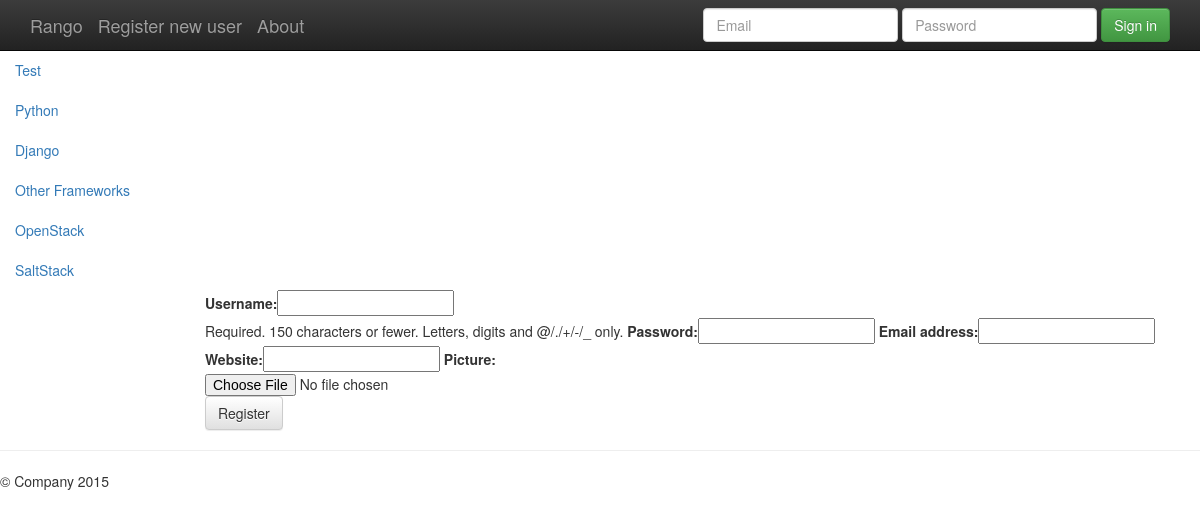
The page /rango/register/ on the database its author committed.
### project_rango/apps/rango/models.py (models this page shows, shortened)
class Category(models.Model):
    name = models.CharField(max_length=128, unique=True)
    views = models.IntegerField(default=0)
    likes = models.IntegerField(default=0)
    slug = models.SlugField(unique=True)

### project_rango/apps/rango/views.py (the view)
def register(request):
    registered = False
    if request.method == 'POST':
        userform = UserForm(request.POST)
        userprofileform = UserProfileForm(request.POST)
        if userform.is_valid() and userprofileform.is_valid():
            user = userform.save()
            user.set_password(user.password)
            user.save()
            profile = userprofileform.save(commit=False)
            profile.user = user
            if 'picture' in request.FILES:
                profile.picture = request.FILES['picture']
            profile.save()
            registered = True
        else:
            print(userform.errors)
            print(userprofileform.errors)
    else:
        userform = UserForm()
        userprofileform = UserProfileForm()
    context_dict = {
        'registered': registered,
        'userform': userform,
        'userprofileform': userprofileform,
    }
    return render(request, 'register.html', context_dict)

### project_rango/apps/rango/forms.py
class UserForm(forms.ModelForm):
    password = forms.CharField(widget=forms.PasswordInput())
    class Meta:
        model = User
        fields = ('username', 'password', 'email',)

class UserProfileForm(forms.ModelForm):
    class Meta:
        model = UserProfile
        fields = ('website', 'picture',)

### project_rango/apps/rango/templatetags/rango_extras.py (called while the page is built)
@register.inclusion_tag('cats.html')
def get_cat_list():
    return {'cats': Category.objects.all()}

### project_rango/apps/rango/templates/register.html (shortened to what this page needs)
{% extends "base.html" %}
{% load bootstrap_toolkit %}
{% block content %}
    {% if registered %}
        <h1>Registered successful</h1>
    {% else %}
        <form id="register_form" method="post" action="{% url 'rango:rango_register' %}" enctype="multipart/form-data">
        {{ userform|as_bootstrap }}
        {{ userprofileform|as_bootstrap }}
        <input type="submit" name="submit" class="btn btn-default" value="Register">
    </form>
    {% endif %}
{% endblock content %}

### project_rango/apps/rango/templates/cats.html
<ul class="nav nav-sidebar">
{% if cats %}
    {% for c in cats %}
         <li><a href="{{c.slug}}">{{ c.name }}</a></li>
    {% endfor %}
{% else %}
    <li> <strong >There are no category present.</strong></li>
{% endif %}
</ul>

### project_rango/templates/base.html (style rules this page uses)
body { padding-top: 50px; padding-bottom: 20px; }

### rows shown on the page
Category: name "Test"
Category: name "Python"
Category: name "Django"
Category: name "Other Frameworks"
Category: name "OpenStack"
Category: name "SaltStack"
